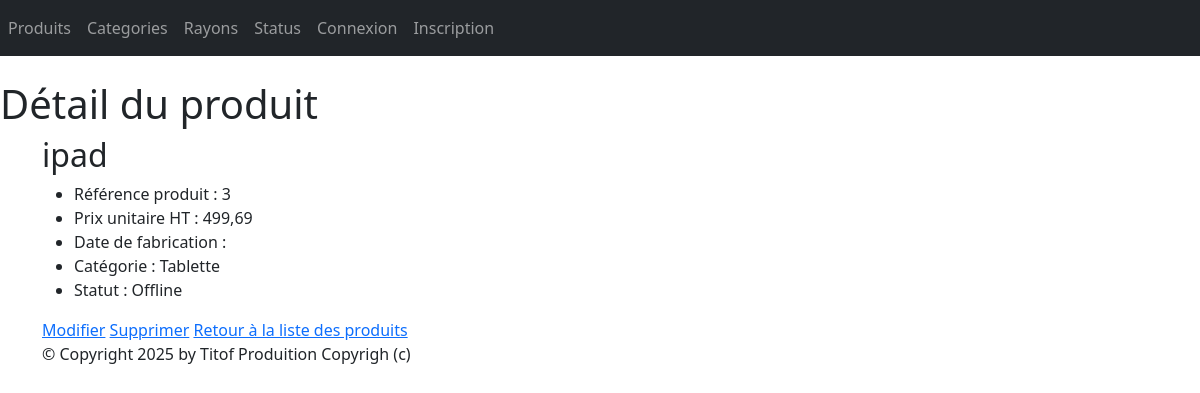
The app's page /monApp/produit/3/ with its own data.
### monApp/models.py (models this page shows, shortened)
class Produit(models.Model):
    refProd = models.AutoField(primary_key=True)
    intituleProd = models.CharField(max_length=200)
    prixUnitaireProd = models.DecimalField(max_digits=10, decimal_places=2)
    dateFabrication = models.DateField(default=date.today())
    categorie = models.ForeignKey(Categorie, on_delete=models.CASCADE, related_name="produit", null=True, blank=True)
    status = models.ForeignKey(Statut, on_delete=models.CASCADE, related_name="produit", null=True, blank=True)

class Categorie(models.Model):
    idCat = models.AutoField(primary_key=True)
    nomCat = models.CharField(max_length=100)
    def __str__(self):
        return self.nomCat

class Statut(models.Model):
    idStatus = models.AutoField(primary_key=True)
    libelleStatus = models.CharField(max_length=100)
    def __str__(self):
        return self.libelleStatus

### monApp/views.py (the view)
class ProduitDetailView(DetailView):
    model = Produit
    template_name = "monApp/detail_produit.html"
    context_object_name = "prdt"
    def get_context_data(self, **kwargs):
        context = super(ProduitDetailView, self).get_context_data(**kwargs)
        context['titremenu'] = "Détail du produit"
        return context

### monApp/templates/monApp/detail_produit.html
{% extends 'monApp/base.html' %}
{% block menu %}
<h1>{{titremenu}}</h1>
{% endblock %}
{% block contenu %}
<h2>{{ prdt.intituleProd }}</h2>
<ul>
    <li>Référence produit : {{prdt.refProd }} </li>
    <li>Prix unitaire HT : {{ prdt.prixUnitaireProd }} </li>
    <li>Date de fabrication : {{ prdt.dateFabProd }} </li>
    <li>Catégorie : {{ prdt.categorie }} </li>
    <li>Statut : {{ prdt.status }}</li>
</ul>
<a href="{% url 'prdt-chng' prdt.refProd %}">Modifier</a>
<a href="{% url 'prdt-dlt' prdt.refProd %}">Supprimer</a>
<a href="{% url 'liste_produits' %}">Retour à la liste des produits</a>
{% endblock %}

### static/styles.css (style rules this page uses)
h1 { color: red; }

### records on screen
Produit: intituleProd "ipad", refProd "3", prixUnitaireProd "499,69", categorie "Tablette", status "Offline"

### other values on screen
{{ titremenu }} "Détail du produit"
